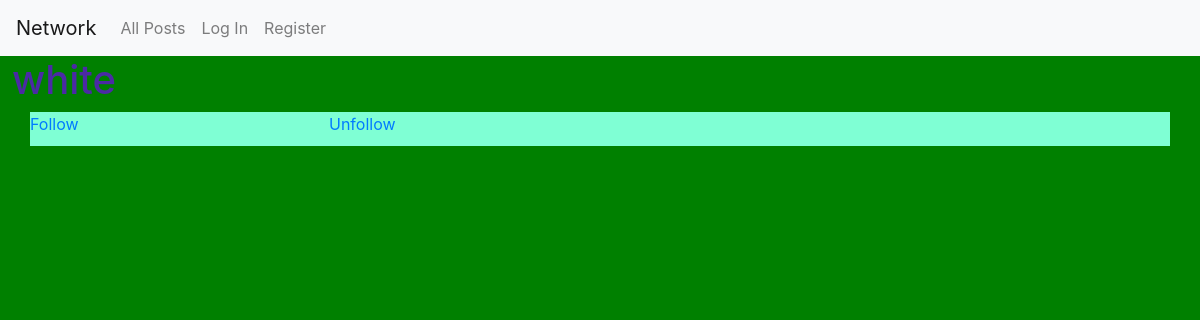
/3/profile, run on an earlier commit of the app's database.
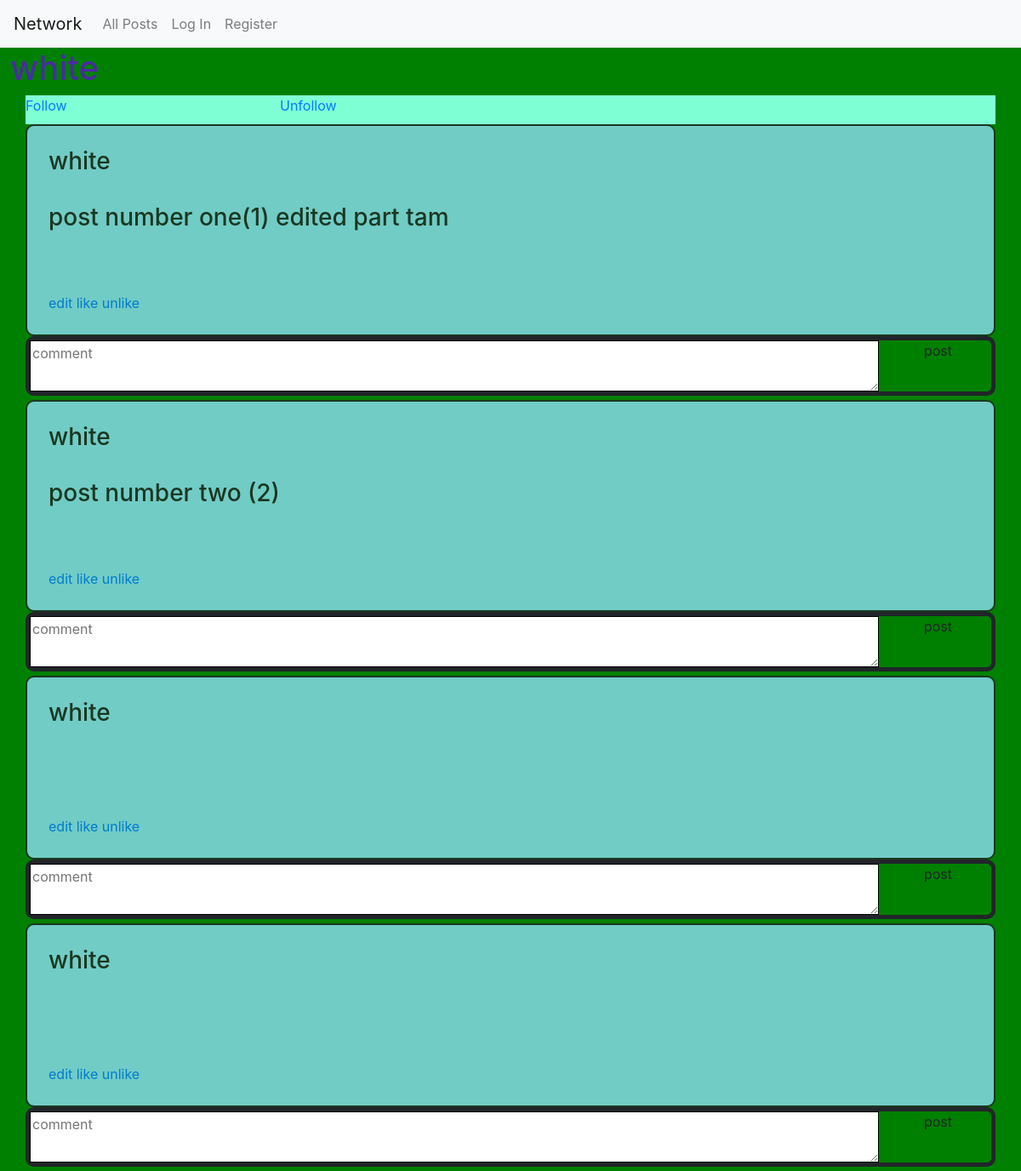
And on a later commit of the database.
### network/models.py (models this page shows)
class Posts(models.Model):
    user=models.ForeignKey(User,on_delete=models.CASCADE)
    text_field=models.CharField(max_length=5000)
    likes=models.IntegerField(default=0)
    date_created_on=models.DateField(auto_now=True)

class User(AbstractUser):
    pass

### network/views.py (the view)
# urls.py: path("<int:user_id>/profile", views.profile, name="profile"),
def profile(request,user_id):
    user_posts=Posts.objects.filter(user=user_id)
    user=User.objects.filter(id=user_id)
    user_name=user[0]
    users_id=user_id
    return render(request, 'network/index.html', {'user_posts':user_posts, 'user_name':user_name, 'users_id':user_id})

### network/templates/network/index.html (shortened to what this page needs)
{% extends "network/layout.html" %}
{% load static %}
{% block body %}
<div id="user_profile">
            {% if users_id %}
          <div id="user-name-div">
            <h1 id="user_name">{{user_name}} </h1>
          </div>
      <div id="follow-unfollow">
          <div id="follow-button">
            <a id="follow_link" href="{% url 'follow' users_id %}">Follow</a>
            {% endif %}
          </div>
          <div id="unfollow-button">
            {% if users_id %}
            <a id="follow_link" href="{% url 'unfollow' users_id %}">Unfollow</a>
            {% endif %}
          </div>
      </div>
      {% for post in user_posts %}
      <div id="post_list-1">
        <h3>{{post.user.username}} </h3> <br>
        <h3>{{post.text_field}} </h3> <br>
        <h3>{{post.date_created_On}} </h3> <br>
      <a id="{{post.id}}" href="{% url 'edit' post.id %}">edit</a>
      <a id="{{post.id}}" href="{% url 'like' post.id %}"> like</a>
      <a id="{{post.id}}" href="{% url 'unlike' post.id %}"> unlike</a><br>
      </div>
       <div id="comment-box">
        <div id=comment-1> <textarea name="" id="comment-area" cols="" rows="" placeholder="comment"></textarea> </div>
        <div id="comment-2">post</div>
       </div>
      {% endfor%}
</div>
{% endblock %}

What changed in the data, as far as the page shows it:
now on this page (row edited): Posts: user.username "white", text_field "post number one(1) edited part tam"
now on this page (row edited): Posts: user.username "white", text_field "post number two (2)"
now on this page (row edited): Posts: user.username "white"
now on this page (row edited): Posts: user.username "white"
